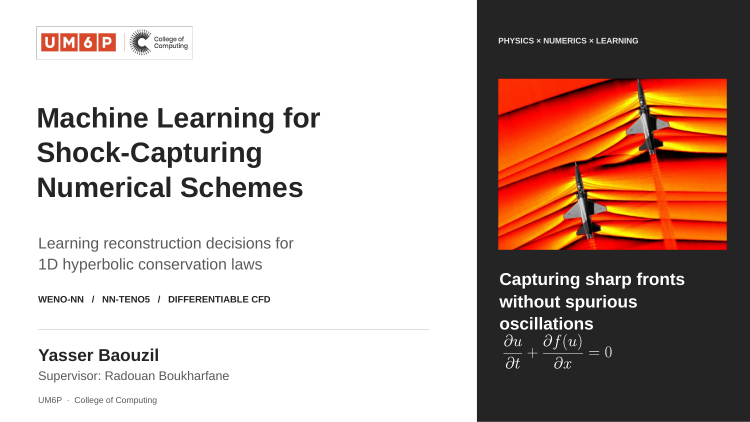
#> input picture interview_sebastian_final/rendered/slide-01.png, 1500 x 844 px, found by its file name (shown at 1/2 size)
$ python finalize_REVISED.py
#> lines starting #> are read from the running program, lines starting #| are printed output that depends on the picture
#> (the call stopped at in run, `return subprocess.run([str(x) for x in args],check=True,capture_output..`: subprocess is not available in this run)
#> (the call stopped at in run, `return subprocess.run([str(x) for x in args],check=True,capture_output..`: subprocess is not available in this run)
#> (the call stopped at in run, `return subprocess.run([str(x) for x in args],check=True,capture_output..`: subprocess is not available in this run)
#> (the call stopped at in run, `return subprocess.run([str(x) for x in args],check=True,capture_output..`: subprocess is not available in this run)
#!/usr/bin/env python3
"""Finalize revised PDFs and render review images without touching originals."""
from pathlib import Path
import argparse,json,shutil,subprocess,tempfile
from PIL import Image,ImageDraw,ImageFont

HERE=Path(__file__).resolve().parent
OUT=HERE.parent
VALID=HERE/'validation'
RENDERED=OUT/'rendered_REVISED'
NAME='Sebastian_Research_Interview_REVISED'
MAIN='Sebastian_Research_Interview_Main_Only_REVISED'

def run(*args):
    return subprocess.run([str(x) for x in args],check=True,capture_output=True,text=True).stdout

def page(pdf,dest,width=1800):
    run('pdftoppm','-f',1,'-l',1,'-singlefile','-png','-scale-to-x',width,'-scale-to-y',-1,pdf,dest.with_suffix(''))

def sheet(paths,dest,first=1):
#> called with first = 1
    rows=(len(paths)+2)//3
    im=Image.new('RGB',(1500,314*rows),'#e8e8e8');draw=ImageDraw.Draw(im)
#> after `im = Image.new('RGB', (1500, 314 * rows), '#e8e8e8')`: im: PIL image 1500x942 RGB; every value is 232
    font=ImageFont.truetype('/usr/share/fonts/liberation/LiberationSans-Regular.ttf',17)
    for i,p in enumerate(paths):
        small=Image.open(p).convert('RGB');small.thumbnail((480,270))
#> in sheet, small is the input picture: PIL image 1500x844 RGB; mean R, G, B 193.5, 174.4, 166.3
#> after `small.thumbnail((480, 270))`:
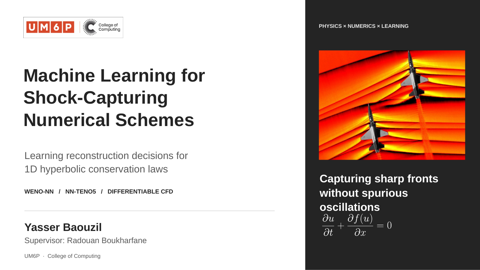
#> small: PIL image 480x270 RGB; mean R, G, B 193.3, 174.2, 166.1
        x,y=(i%3)*500+10,(i//3)*314+10;im.paste(small,(x,y))
#> after `im.paste(small, (x, y))`:
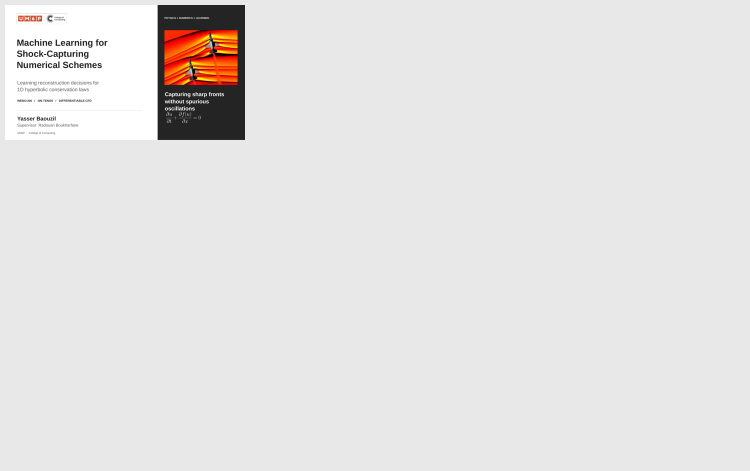
#> im: PIL image 1500x942 RGB (shown at 1/2 size); mean R, G, B 228.5, 226.7, 226
        label=f'Slide {i+first:02d}' if i+first<=9 else f'Backup {chr(65+i+first-10)}'
        draw.text((x,y+277),label,fill='#242424',font=font)
#> pass 2 of the loop in sheet, `for i,p in enumerate(paths):`:
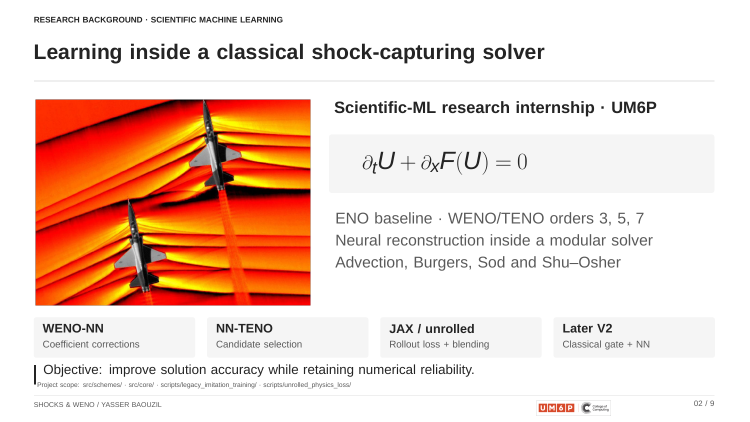
#> input picture interview_sebastian_final/rendered/slide-02.png, 1500 x 844 px, found by its file name (shown at 1/2 size)
#> in sheet, small is the input picture: PIL image 1500x844 RGB; mean R, G, B 240.3, 213.1, 201.5
#> in sheet, `small.thumbnail((480, 270))`:
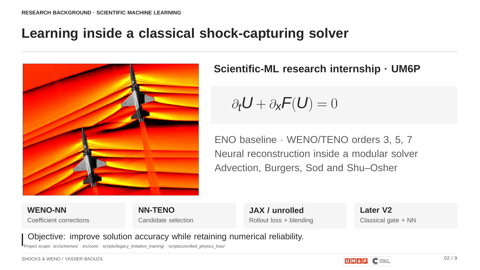
#> small: PIL image 480x270 RGB; mean R, G, B 240.1, 212.9, 201.3
#> in sheet, `im.paste(small, (x, y))`:
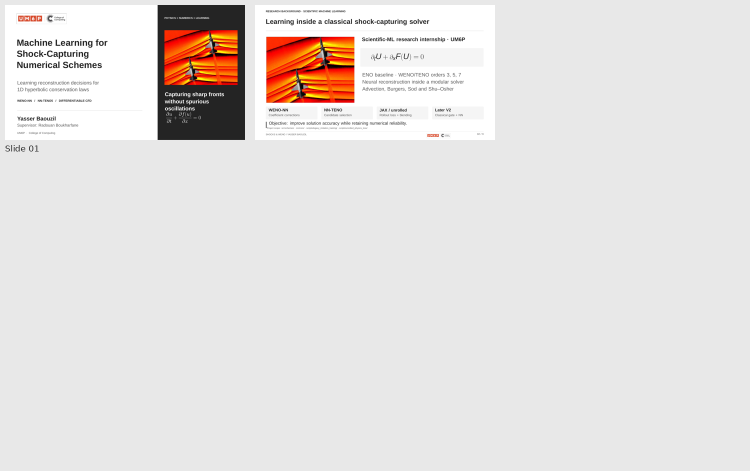
#> im: PIL image 1500x942 RGB (shown at 1/2 size); mean R, G, B 229.2, 224.9, 223.1
#> pass 3 of the loop in sheet, `for i,p in enumerate(paths):`:
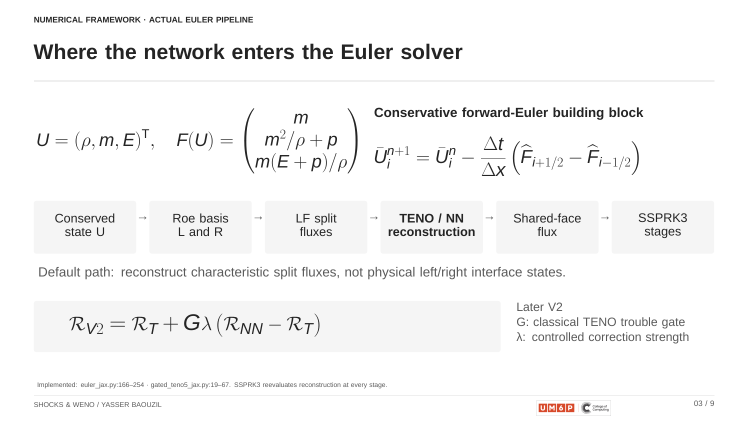
#> input picture interview_sebastian_final/rendered/slide-03.png, 1500 x 844 px, found by its file name (shown at 1/2 size)
#> in sheet, small is the input picture: PIL image 1500x844 RGB; mean R, G, B 246.1, 246, 246
#> in sheet, `small.thumbnail((480, 270))`:
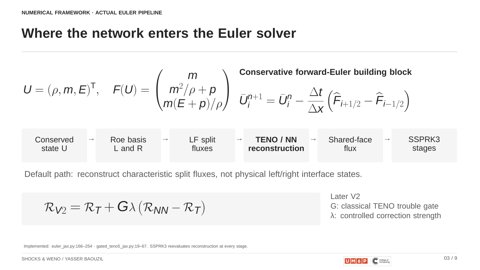
#> small: PIL image 480x270 RGB; mean R, G, B 245.9, 245.8, 245.8
#> in sheet, `im.paste(small, (x, y))`:
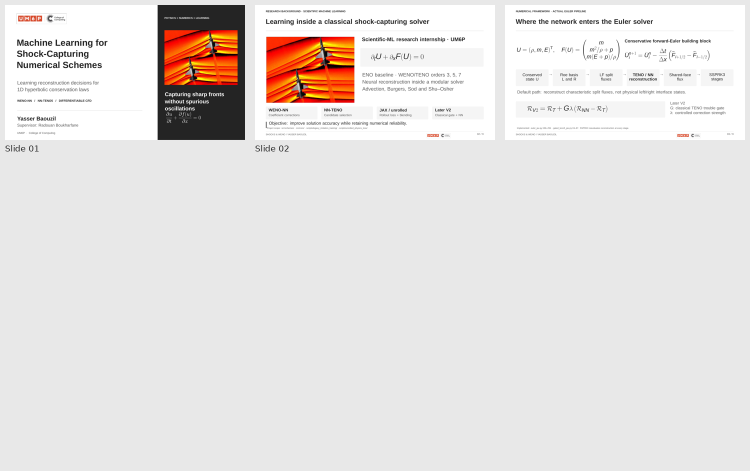
#> im: PIL image 1500x942 RGB (shown at 1/2 size); mean R, G, B 230.4, 226.2, 224.3
#> the loop made 4 passes; the first 3 are shown
    im.save(dest)

def main():
    p=argparse.ArgumentParser(description=__doc__);p.add_argument('--native-render',type=Path);a=p.parse_args()
    VALID.mkdir(exist_ok=True);RENDERED.mkdir(exist_ok=True)
    pdf=OUT/f'{NAME}.pdf';shutil.copy2(pdf,VALID/'Beamer_Render.pdf')
    with tempfile.TemporaryDirectory(prefix='kit-revised-') as tmp:
        tmp=Path(tmp);run('pdfseparate',pdf,tmp/'page-%02d.pdf')
        pages=[HERE/'assets/V4_landing-1.pdf']+[tmp/f'page-{i:02d}.pdf' for i in range(2,13)]
        run('pdfunite',*pages,tmp/'full.pdf');shutil.copy2(tmp/'full.pdf',pdf)
        run('pdfunite',*pages[:9],OUT/f'{MAIN}.pdf')
    run('pdftoppm','-png','-scale-to-x',1500,'-scale-to-y',-1,pdf,RENDERED/'slide')
    sheet([RENDERED/f'slide-{i:02d}.png' for i in range(1,10)],RENDERED/'Main_Contact_Sheet.png')
    sheet([RENDERED/f'slide-{i:02d}.png' for i in range(10,13)],RENDERED/'Backup_Contact_Sheet.png',10)
    original_v4=OUT.parent/'V4.pdf'
    page(original_v4 if original_v4.exists() else HERE/'assets/V4_landing-1.pdf',VALID/'V4_Landing.png')
    original_main=OUT/'Sebastian_Research_Interview_Main_Only.pdf'
    page(original_main if original_main.exists() else HERE/'assets/V4_landing-1.pdf',VALID/'Original_Landing.png')
    page(OUT/f'{MAIN}.pdf',VALID/'Final_PDF_Landing.png')
    if a.native_render:
        native=VALID/'Native_PowerPoint_Render.pdf';shutil.copy2(a.native_render,native)
        page(native,VALID/'PowerPoint_Landing.png')
        native_dir=VALID/'native_rendered';native_dir.mkdir(exist_ok=True)
        run('pdftoppm','-png','-scale-to-x',1500,'-scale-to-y',-1,native,native_dir/'slide')
        sheet([native_dir/f'slide-{i:02d}.png' for i in range(1,10)],VALID/'PowerPoint_Main_Contact_Sheet.png')
    compare=VALID/'comparisons';compare.mkdir(exist_ok=True)
    font=ImageFont.truetype('/usr/share/fonts/liberation/LiberationSans-Regular.ttf',23)
    for i in range(1,10):
        old_path=OUT/f'rendered/slide-{i:02d}.png'
        if not old_path.exists():continue
        old=Image.open(old_path).convert('RGB')
        new=Image.open(RENDERED/f'slide-{i:02d}.png').convert('RGB')
        im=Image.new('RGB',(old.width+new.width,old.height+45),'#e8e8e8')
        im.paste(old,(0,45));im.paste(new,(old.width,45));draw=ImageDraw.Draw(im)
        draw.text((20,10),f'ORIGINAL — slide {i}',font=font,fill='#242424')
        draw.text((old.width+20,10),f'REVISED — slide {i}',font=font,fill='#242424')
        im.save(compare/f'slide-{i:02d}.png')
    print('Revised full PDF: 12 pages; main PDF: 9. Rendered all slides and original/revised comparisons.')

#> (the run stopped early here; a loop or call above may not have finished)
